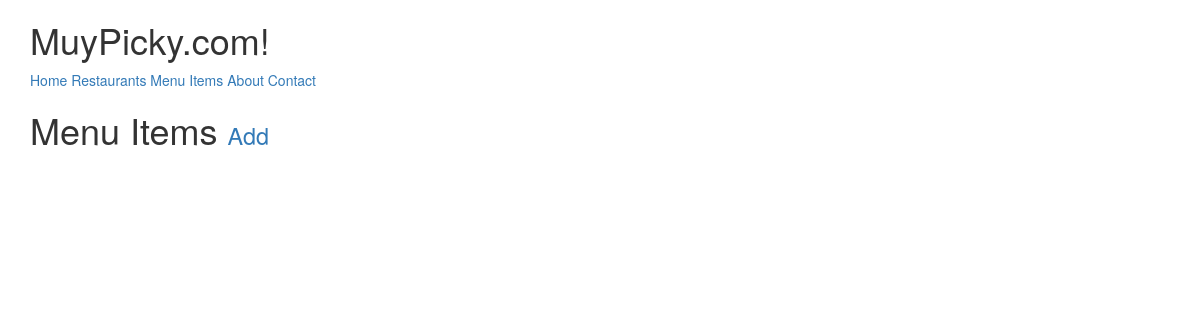
The app's page /items/ (signed in), older data.
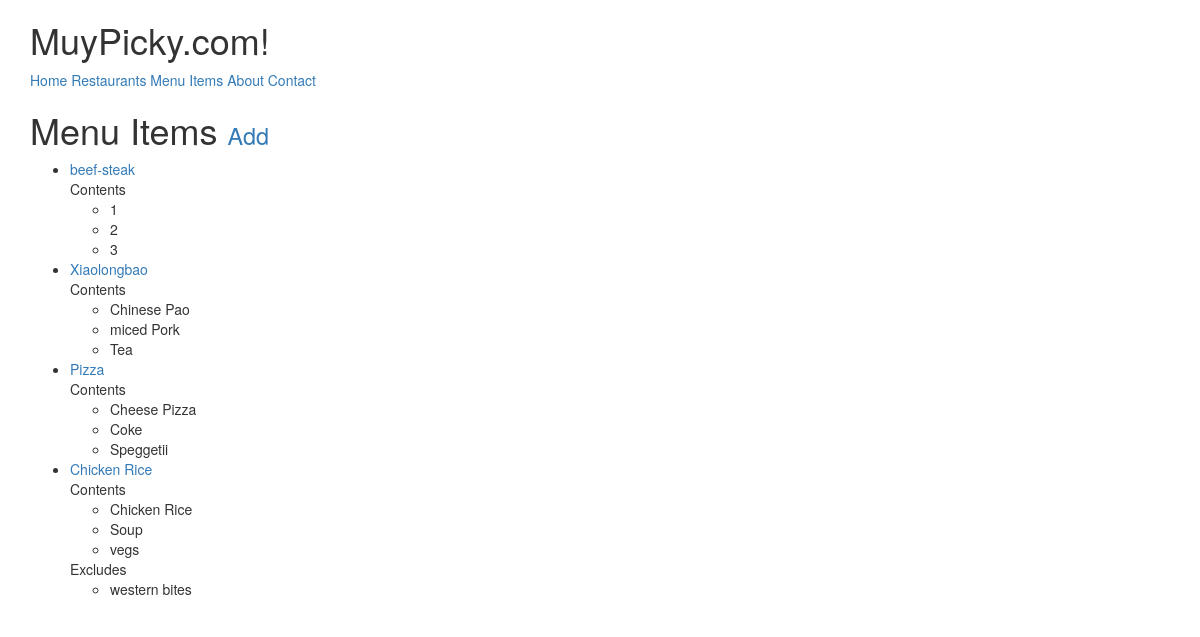
The same page, newer data.
### menus/models.py (models this page shows, shortened)
class Items(models.Model):
	user 		= models.ForeignKey(settings.AUTH_USER_MODEL)
	restaurant	= models.ForeignKey(RestaurantLocation)
	name 		= models.CharField(max_length=120)
	contents	= models.TextField(help_text='Seperate each by comma')
	excludes	= models.TextField(blank=True, null=True, help_text='Seperate each by comma')
	public 		= models.BooleanField(default=True)
	timestamp	= models.DateTimeField(auto_now_add=True)
	updated 	= models.DateTimeField(auto_now=True)
	def get_absolute_url(self):
		return reverse('menus:detail', kwargs={'pk': self.pk})
	class Meta:
		ordering = ['-updated','-timestamp'] # Item.objects.all()
	def get_contents(self):
		return self.contents.split(",")
	def get_excludes(self):
		return self.excludes.split(",")

### menus/views.py (the view)
class ItemsListView(LoginRequiredMixin, ListView):
	def get_queryset(self):
		return Items.objects.filter(user=self.request.user)

### menus/templates/menus/items_list.html (shortened to what this page needs)
{% extends "base.html" %}
{% block content %}
<h1>Menu Items <small><a href='{% url "menus:create" %}'>Add</a></small></h1>
<ul>
	{% if object_list %}
	{% for obj in object_list %}
		<li>
			<a href='{{ obj.get_absolute_url }}'/>{{obj.name}}</a><br/>
			{% if obj.contents %}
			Contents
			<ul>
				{% for item in obj.get_contents %}
				<li>{{ item }}</li>
				{% endfor %}
			</ul>
			{% endif %}
			{% if obj.excludes %}
			Excludes
			<ul>
				{% for item in obj.get_excludes %}
				<li>{{ item }}</li>
				{% endfor %}
			</ul>
			{% endif %}
		</li>
		{% empty %}
		<a href='{% url "menu:create" %}'>Add New Item</a>
	{% endfor %}
	{% endif %}
</ul>
{% endblock content %}

### templates/base.html (shortened to what this page needs)
<!DOCTYPE html>
	<html lang=en>
	<head>
		{% include 'snippets/css.html' %}
	</head>
	<body>
		{% include 'snippets/nav.html' %}
		<div class='container'>
			{% block content %}{% endblock content %}
		</div>

### templates/snippets/css.html (shortened to what this page needs)
<link rel="stylesheet" href="https://maxcdn.bootstrapcdn.com/bootstrap/3.3.7/css/bootstrap.min.css">
<link rel="stylesheet" href="https://maxcdn.bootstrapcdn.com/bootstrap/3.3.7/css/bootstrap-theme.min.css">

### templates/snippets/nav.html
<div class='container'>
	<h1>MuyPicky.com!</h1>
	<a href='{% url "home" %}'>Home</a>
	<a href='{% url "restaurants:list" %}'>Restaurants</a>
	<a href='{% url "menus:list" %}'>Menu Items</a>
	<a href='{% url "about" %}'>About</a>
	<a href='{% url "contact" %}'>Contact</a>
</div>

Row changes from the older to the newer data that the page shows:
added Items: name "beef-steak", get_contents "1" "2" "3"
added Items: name "Xiaolongbao", get_contents "Chinese Pao" "miced Pork" "Tea"
added Items: name "Pizza", get_contents "Cheese Pizza" "Coke" "Speggetii"
now on this page (row edited): Items: name "Chicken Rice", get_contents "Chicken Rice" "Soup" "vegs", get_excludes "western bites"
